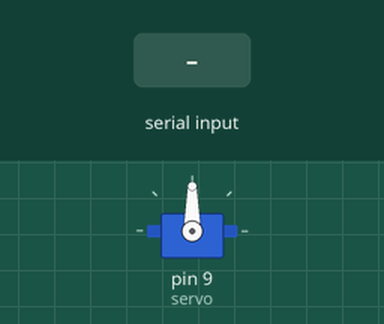
Bench run of a sketch on a simulated Arduino Uno, built with avr-gcc and run on an emulated ATmega328P. Shown: servo. The inputs (shaded band) are chosen by the test bench.

Above: at 1.2 s.
1.3 s: "30,150\n" received over Serial
At 2.3 s:
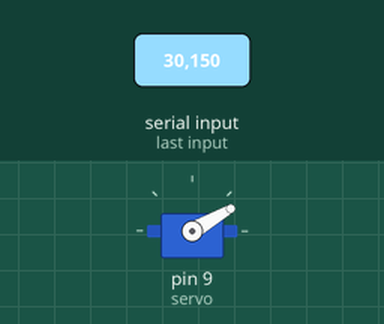
2.8 s: "5\n" received over Serial
At 3.4 s:
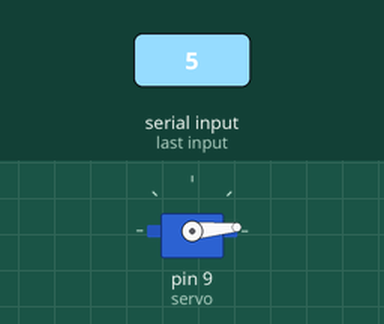
4.3 s: "90,45\n" received over Serial
At 5.7 s:
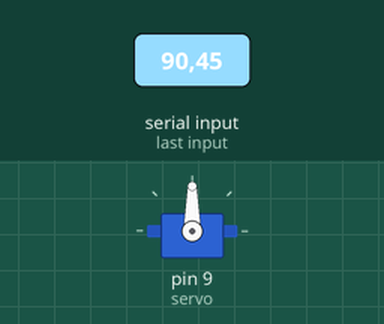
Timing chart, 0 to 7.3 s (numbered marks = the images above; inputs shaded):
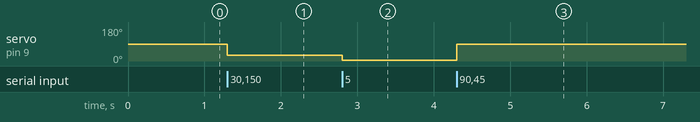

Measured:
- after the input at 1.3 s, servo on pin 9 (servo): 90° → 30° at once
- after the input at 2.8 s, servo on pin 9 (servo): 30° → 5° at once
- after the input at 4.3 s, servo on pin 9 (servo): 5° → 90° at once

The sketch:

arduino.ino
```cpp
// Expanded Web
// NYUSH F25 - gohai

#include <Servo.h>

Servo servo;

void setup() {
  Serial.begin(57600);
  servo.attach(9);
}

void loop() {
  if (Serial.available() > 0) {
    String line = Serial.readStringUntil('\n');
    line.trim();  // get rid of unwanted characters
    if (line.length() > 0) {
      int value = line.toInt();
      if (value >= 0 && value <= 180) {
        servo.write(value);  // moves the servo motor
      }
    }
  }
}
```
